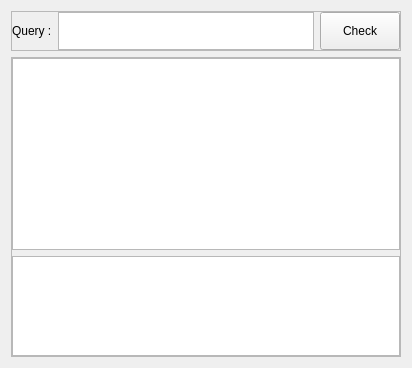
            <widget class="QWidget" name="tab_2">
             <attribute name="title">
              <string>BM25</string>
             </attribute>
             <layout class="QVBoxLayout" name="verticalLayout">
              <item>
               <widget class="QFrame" name="frame_21">
                <property name="maximumSize">
                 <size>
                  <width>16777215</width>
                  <height>40</height>
                 </size>
                </property>
                <property name="frameShape">
                 <enum>QFrame::StyledPanel</enum>
                </property>
                <property name="frameShadow">
                 <enum>QFrame::Raised</enum>
                </property>
                <layout class="QHBoxLayout" name="horizontalLayout_8">
                 <property name="leftMargin">
                  <number>0</number>
                 </property>
                 <property name="topMargin">
                  <number>0</number>
                 </property>
                 <property name="rightMargin">
                  <number>0</number>
                 </property>
                 <property name="bottomMargin">
                  <number>0</number>
                 </property>
                 <item>
                  <widget class="QLabel" name="label_16">
                   <property name="text">
                    <string>Query :</string>
                   </property>
                  </widget>
                 </item>
                 <item>
                  <widget class="QTextEdit" name="editBM">
                   <property name="sizePolicy">
                    <sizepolicy hsizetype="Expanding" vsizetype="Preferred">
                     <horstretch>0</horstretch>
                     <verstretch>0</verstretch>
                    </sizepolicy>
                   </property>
                  </widget>
                 </item>
                 <item>
                  <widget class="QPushButton" name="btnBM">
                   <property name="maximumSize">
                    <size>
                     <width>16777215</width>
                     <height>40</height>
                    </size>
                   </property>
                   <property name="text">
                    <string>Check</string>
                   </property>
                  </widget>
                 </item>
                </layout>
               </widget>
              </item>
              <item>
               <widget class="QFrame" name="frame_22">
                <property name="frameShape">
                 <enum>QFrame::StyledPanel</enum>
                </property>
                <property name="frameShadow">
                 <enum>QFrame::Raised</enum>
                </property>
                <layout class="QVBoxLayout" name="verticalLayout_22">
                 <property name="leftMargin">
                  <number>0</number>
                 </property>
                 <property name="topMargin">
                  <number>0</number>
                 </property>
                 <property name="rightMargin">
                  <number>0</number>
                 </property>
                 <property name="bottomMargin">
                  <number>0</number>
                 </property>
                 <item>
                  <widget class="QListWidget" name="listBM"/>
                 </item>
                 <item>
                  <widget class="QListWidget" name="rankBM">
                   <property name="maximumSize">
                    <size>
                     <width>16777215</width>
                     <height>100</height>
                    </size>
                   </property>
                  </widget>
                 </item>
                </layout>
               </widget>
              </item>
             </layout>
            </widget>
